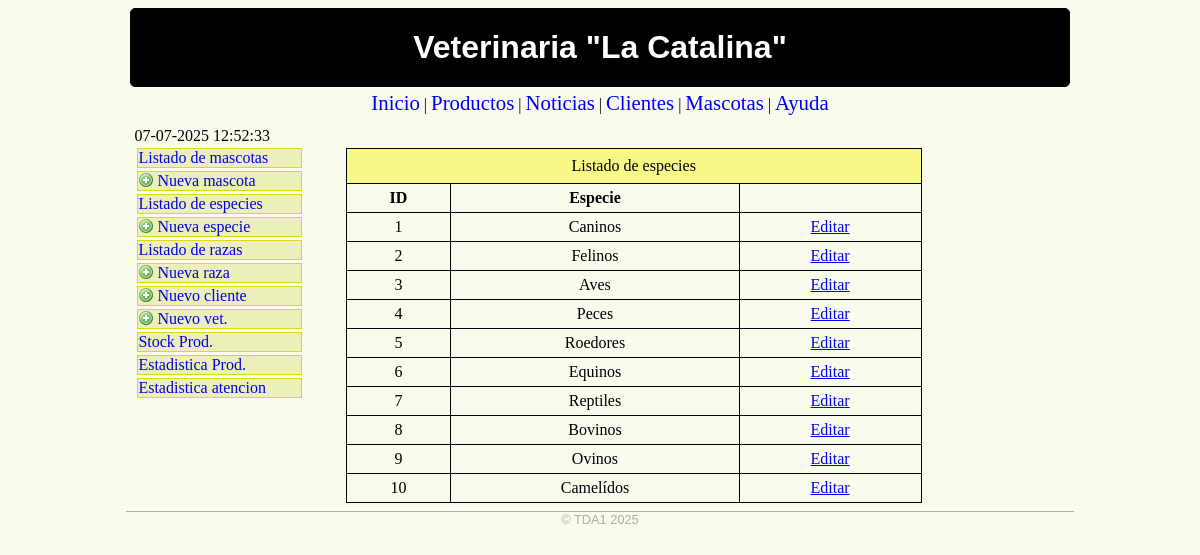
Screenshot of /veterinaria/especies-listar.php with the database file from the repository.
### tables this page shows
CREATE TABLE `especies` (
  `espid` int(11) NOT NULL,
  `espnombre` varchar(50) NOT NULL
);

### veterinaria/especies-listar.php (the view, shortened to what this page needs)
<?php
require('./db.php');
?>
<html>
<head>
<link href='./estilo-diagramacion.css' rel='stylesheet' type='text/css'>
</head>
<body>
<div class='contenedor'>
	<header>
	<a href='/'>Veterinaria "La Catalina"</a>
	</header>
	<nav>
	<a href='#'>Inicio</a> |
	<a href='#'>Productos</a> |
	<a href='#'>Noticias</a> |
	<a href='#'>Clientes</a> |
	<a href='#'>Mascotas</a> |
	<a href='#'>Ayuda</a>
	</nav>
	<section>
	<?php include('menu-lateral.php'); ?>
	</section>
<article>
<table class='tablita'>
<caption>Listado de especies</caption>
<tr>
	<th>ID</th>
	<th>Especie</th>
	<th></th>
</tr>
<?php
$sql = "SELECT * FROM especies";
$result = mysqli_query($conn, $sql);
while($row = mysqli_fetch_array($result, MYSQLI_ASSOC)){
	echo "<tr>\n";
	echo "<td>".$row['espid']."</td>\n";
	echo "<td>".$row['espnombre']."</td>\n";
	echo "<td><a href='./especies-editar.php?espid=".$row['espid']."'>Editar</td>\n";
	echo "</tr>\n";
}
?>
</table>
</article>
<footer>
	&copy; TDA1 2025
</footer>
</div>
</body>
</html>

### veterinaria/estilo-diagramacion.css (style rules this page uses)
body { background: #f9fbec; }
.contenedor { width: 80%; min-width: 600px; margin: 0 auto; }
header { border: 1px solid #000000; border-radius: 5px; font-family: Arial, Helvetica, sans-serif; margin: 4px; text-align: center; padding: 20px; background: #000000 url('./images/gloomy-stripes-dark-background-tile.jpg'); }
header a { color: #ffffff; text-decoration: none; font-size: 200%; font-weight: bold; }
nav { text-align: center; margin: 4px; }
nav a { text-decoration: none; font-size: 130%; }
section { width: 18%; border:#eb2cc5; margin: 4px 0 4px 4px; padding: 4px; float: left; }
article { width: 76%; border:#1723d0; float: right; margin: 4px 4px 4px 0; padding: 4px; }
footer { clear:both; text-align: center; font-family: Arial, Helvetica, sans-serif; font-size: 80%; color: #afadad; border-top: 1px solid #afadad; }
.tablita { border: 1px solid #000000; border-collapse: collapse; width: 80%; }
.tablita td, .tablita th { border: 1px solid #000000; padding: 5px; text-align: center; }
.tablita caption { border: 1px solid #000000; border-bottom: 0; padding: 8px; background: #f8f887; }

### rows the page displays
especies: espid "1", espnombre "Caninos"
especies: espid "2", espnombre "Felinos"
especies: espid "3", espnombre "Aves"
especies: espid "4", espnombre "Peces"
especies: espid "5", espnombre "Roedores"
especies: espid "6", espnombre "Equinos"
especies: espid "7", espnombre "Reptiles"
especies: espid "8", espnombre "Bovinos"
especies: espid "9", espnombre "Ovinos"
especies: espid "10", espnombre "Camelídos"
